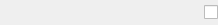
<?xml version="1.0" encoding="UTF-8"?>
<ui version="4.0">
 <class>ParameterCheckBox</class>
 <widget class="QWidget" name="ParameterCheckBox">
  <property name="geometry">
   <rect>
    <x>0</x>
    <y>0</y>
    <width>218</width>
    <height>25</height>
   </rect>
  </property>
  <property name="windowTitle">
   <string>Form</string>
  </property>
  <layout class="QHBoxLayout" name="horizontalLayout">
   <property name="spacing">
    <number>4</number>
   </property>
   <property name="leftMargin">
    <number>0</number>
   </property>
   <property name="topMargin">
    <number>0</number>
   </property>
   <property name="rightMargin">
    <number>0</number>
   </property>
   <property name="bottomMargin">
    <number>0</number>
   </property>
   <item>
    <widget class="ParameterDescriptionWidget" name="descriptionWidget" native="true"/>
   </item>
   <item>
    <widget class="QCheckBox" name="checkBox">
     <property name="sizePolicy">
      <sizepolicy hsizetype="Maximum" vsizetype="Maximum">
       <horstretch>0</horstretch>
       <verstretch>0</verstretch>
      </sizepolicy>
     </property>
     <property name="text">
      <string/>
     </property>
    </widget>
   </item>
  </layout>
 </widget>
 <customwidgets>
  <customwidget>
   <class>ParameterDescriptionWidget</class>
   <extends>QWidget</extends>
   <header>gui/parameter/ParameterVirtualWidget.h</header>
   <container>1</container>
  </customwidget>
 </customwidgets>
 <resources/>
 <connections/>
</ui>
